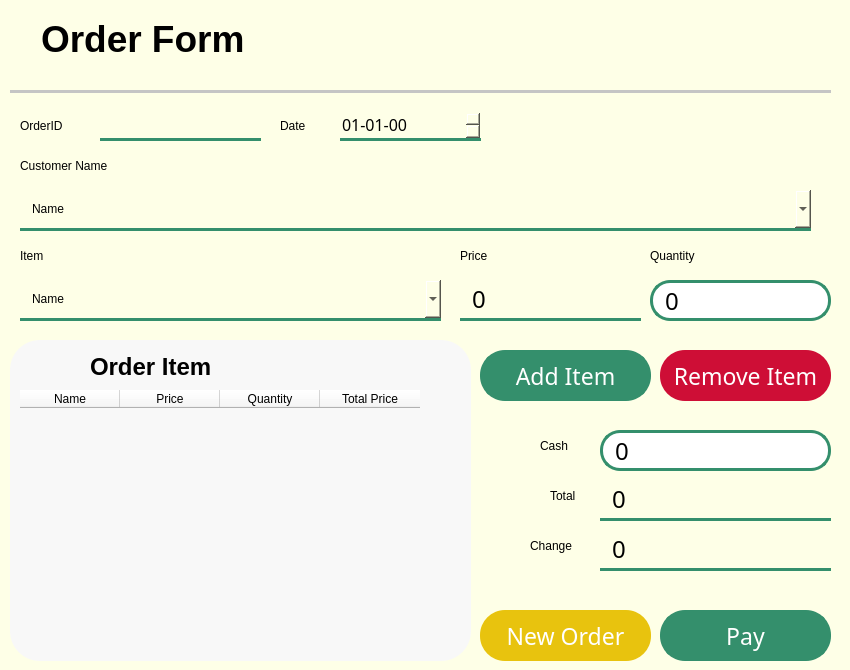
    <widget class="QFrame" name="OrderForm">
     <property name="geometry">
      <rect>
       <x>240</x>
       <y>10</y>
       <width>850</width>
       <height>670</height>
      </rect>
     </property>
     <property name="styleSheet">
      <string notr="true">background-color: rgb(254, 255, 231);
border-radius:20px;</string>
     </property>
     <property name="frameShape">
      <enum>QFrame::StyledPanel</enum>
     </property>
     <property name="frameShadow">
      <enum>QFrame::Raised</enum>
     </property>
     <widget class="QFrame" name="frame_15">
      <property name="geometry">
       <rect>
        <x>10</x>
        <y>340</y>
        <width>461</width>
        <height>321</height>
       </rect>
      </property>
      <property name="styleSheet">
       <string notr="true">background-color: rgb(248, 248, 248);
border-radius: 30px;
border-style: outset;</string>
      </property>
      <property name="frameShape">
       <enum>QFrame::StyledPanel</enum>
      </property>
      <property name="frameShadow">
       <enum>QFrame::Raised</enum>
      </property>
      <widget class="QLabel" name="label_67">
       <property name="geometry">
        <rect>
         <x>80</x>
         <y>15</y>
         <width>271</width>
         <height>31</height>
        </rect>
       </property>
       <property name="styleSheet">
        <string notr="true">font: 20pt &quot;Century Gothic&quot;;</string>
       </property>
       <property name="text">
        <string>&lt;html&gt;&lt;head/&gt;&lt;body&gt;&lt;p&gt;&lt;span style=&quot; font-size:28pt; font-weight:600; vertical-align:super;&quot;&gt;Order Item&lt;/span&gt;&lt;/p&gt;&lt;/body&gt;&lt;/html&gt;</string>
       </property>
      </widget>
      <widget class="QLabel" name="label_68">
       <property name="geometry">
        <rect>
         <x>30</x>
         <y>5</y>
         <width>51</width>
         <height>41</height>
        </rect>
       </property>
       <property name="text">
        <string/>
       </property>
       <property name="pixmap">
        <pixmap>Resize resources/Customer List.png</pixmap>
       </property>
      </widget>
      <widget class="QTableWidget" name="orderItem_tbl">
       <property name="geometry">
        <rect>
         <x>10</x>
         <y>50</y>
         <width>431</width>
         <height>261</height>
        </rect>
       </property>
       <property name="editTriggers">
        <set>QAbstractItemView::NoEditTriggers</set>
       </property>
       <property name="wordWrap">
        <bool>true</bool>
       </property>
       <column>
        <property name="text">
         <string>Name</string>
        </property>
       </column>
       <column>
        <property name="text">
         <string>Price</string>
        </property>
       </column>
       <column>
        <property name="text">
         <string>Quantity</string>
        </property>
       </column>
       <column>
        <property name="text">
         <string>Total Price</string>
        </property>
       </column>
      </widget>
     </widget>
     <widget class="QFrame" name="DashboardTitle_11">
      <property name="geometry">
       <rect>
        <x>19</x>
        <y>9</y>
        <width>811</width>
        <height>71</height>
       </rect>
      </property>
      <property name="frameShape">
       <enum>QFrame::StyledPanel</enum>
      </property>
      <property name="frameShadow">
       <enum>QFrame::Raised</enum>
      </property>
      <layout class="QFormLayout" name="formLayout_11">
       <item row="0" column="0">
        <widget class="QLabel" name="label_69">
         <property name="text">
          <string/>
         </property>
         <property name="pixmap">
          <pixmap>Resize resources/contract.png.png</pixmap>
         </property>
        </widget>
       </item>
       <item row="0" column="1">
        <widget class="QLabel" name="label_70">
         <property name="styleSheet">
          <string notr="true">font: 20pt &quot;Century Gothic&quot;;</string>
         </property>
         <property name="text">
          <string>&lt;html&gt;&lt;head/&gt;&lt;body&gt;&lt;p&gt;&lt;span style=&quot; font-size:28pt; font-weight:600;&quot;&gt;Order Form&lt;/span&gt;&lt;/p&gt;&lt;/body&gt;&lt;/html&gt;</string>
         </property>
         <property name="alignment">
          <set>Qt::AlignJustify|Qt::AlignVCenter</set>
         </property>
        </widget>
       </item>
      </layout>
     </widget>
     <widget class="Line" name="line_12">
      <property name="geometry">
       <rect>
        <x>10</x>
        <y>90</y>
        <width>821</width>
        <height>3</height>
       </rect>
      </property>
      <property name="styleSheet">
       <string notr="true">background-color: rgb(197, 197, 197);</string>
      </property>
      <property name="orientation">
       <enum>Qt::Horizontal</enum>
      </property>
     </widget>
     <widget class="QLineEdit" name="orderID_of">
      <property name="geometry">
       <rect>
        <x>100</x>
        <y>100</y>
        <width>161</width>
        <height>41</height>
       </rect>
      </property>
      <property name="font">
       <font>
        <family>Century Gothic</family>
        <pointsize>18</pointsize>
       </font>
      </property>
      <property name="styleSheet">
       <string notr="true">QLineEdit{
border-style:none;
border-radius:0px;
border-bottom-style:solid;
border-width:3px;
border-bottom-color: rgba(52,143,108,255);
padding-left:10px;
}</string>
      </property>
      <property name="readOnly">
       <bool>true</bool>
      </property>
     </widget>
     <widget class="QPushButton" name="orderPay_of_btn">
      <property name="geometry">
       <rect>
        <x>660</x>
        <y>610</y>
        <width>171</width>
        <height>51</height>
       </rect>
      </property>
      <property name="font">
       <font>
        <family>Century Gothic</family>
        <pointsize>17</pointsize>
       </font>
      </property>
      <property name="styleSheet">
       <string notr="true">QPushButton{
border-radius:25px;
border-style:solid;
border-width:3px;
border-color: rgba(52,143,108,255);
background-color: rgba(52,143,108,255);
	color: rgb(255, 255, 255);
}</string>
      </property>
      <property name="text">
       <string>Pay</string>
      </property>
      <property name="iconSize">
       <size>
        <width>40</width>
        <height>40</height>
       </size>
      </property>
     </widget>
     <widget class="QLabel" name="label_71">
      <property name="geometry">
       <rect>
        <x>20</x>
        <y>110</y>
        <width>71</width>
        <height>31</height>
       </rect>
      </property>
      <property name="styleSheet">
       <string notr="true">font: 12pt &quot;Century Gothic&quot;;</string>
      </property>
      <property name="text">
       <string>OrderID</string>
      </property>
     </widget>
     <widget class="QLabel" name="label_72">
      <property name="geometry">
       <rect>
        <x>280</x>
        <y>110</y>
        <width>51</width>
        <height>31</height>
       </rect>
      </property>
      <property name="styleSheet">
       <string notr="true">font: 12pt &quot;Century Gothic&quot;;</string>
      </property>
      <property name="text">
       <string>Date</string>
      </property>
     </widget>
     <widget class="QLabel" name="label_73">
      <property name="geometry">
       <rect>
        <x>20</x>
        <y>150</y>
        <width>131</width>
        <height>31</height>
       </rect>
      </property>
      <property name="styleSheet">
       <string notr="true">font: 12pt &quot;Century Gothic&quot;;</string>
      </property>
      <property name="text">
       <string>Customer Name</string>
      </property>
     </widget>
     <widget class="QLabel" name="label_76">
      <property name="geometry">
       <rect>
        <x>550</x>
        <y>480</y>
        <width>41</width>
        <height>31</height>
       </rect>
      </property>
      <property name="styleSheet">
       <string notr="true">font: 12pt &quot;Century Gothic&quot;;</string>
      </property>
      <property name="text">
       <string>Total</string>
      </property>
     </widget>
     <widget class="QLabel" name="label_77">
      <property name="geometry">
       <rect>
        <x>540</x>
        <y>430</y>
        <width>51</width>
        <height>31</height>
       </rect>
      </property>
      <property name="styleSheet">
       <string notr="true">font: 12pt &quot;Century Gothic&quot;;</string>
      </property>
      <property name="text">
       <string>Cash</string>
      </property>
     </widget>
     <widget class="QLineEdit" name="orderTotalToPay_of">
      <property name="geometry">
       <rect>
        <x>600</x>
        <y>480</y>
        <width>231</width>
        <height>41</height>
       </rect>
      </property>
      <property name="font">
       <font>
        <family>Century Gothic</family>
        <pointsize>18</pointsize>
       </font>
      </property>
      <property name="styleSheet">
       <string notr="true">QLineEdit{
border-style:none;
border-radius:0px;
border-bottom-style:solid;
border-width:3px;
border-bottom-color: rgba(52,143,108,255);
padding-left:10px;
}</string>
      </property>
      <property name="text">
       <string>0</string>
      </property>
      <property name="readOnly">
       <bool>true</bool>
      </property>
     </widget>
     <widget class="QLineEdit" name="orderCash_of">
      <property name="geometry">
       <rect>
        <x>600</x>
        <y>430</y>
        <width>231</width>
        <height>41</height>
       </rect>
      </property>
      <property name="font">
       <font>
        <family>Century Gothic</family>
        <pointsize>18</pointsize>
       </font>
      </property>
      <property name="styleSheet">
       <string notr="true">QLineEdit{
border-radius:20px;
border-style:solid;
border-width:3px;
border-color: rgba(52,143,108,255);
background-color: rgb(255, 255, 255);
padding-left:10px;
}</string>
      </property>
      <property name="text">
       <string>0</string>
      </property>
     </widget>
     <widget class="QDateEdit" name="orderDate_of">
      <property name="geometry">
       <rect>
        <x>340</x>
        <y>110</y>
        <width>141</width>
        <height>31</height>
       </rect>
      </property>
      <property name="font">
       <font>
        <family>Century Gothic</family>
        <pointsize>12</pointsize>
       </font>
      </property>
      <property name="styleSheet">
       <string notr="true">font: 12pt &quot;Century Gothic&quot;;
border-style:none;
border-bottom-style:solid;
border-width:3px;
border-bottom-color: rgba(52,143,108,255);</string>
      </property>
      <property name="wrapping">
       <bool>false</bool>
      </property>
      <property name="readOnly">
       <bool>true</bool>
      </property>
      <property name="displayFormat">
       <string>dd-MM-yy</string>
      </property>
     </widget>
     <widget class="QLineEdit" name="orderChange_of">
      <property name="geometry">
       <rect>
        <x>600</x>
        <y>530</y>
        <width>231</width>
        <height>41</height>
       </rect>
      </property>
      <property name="font">
       <font>
        <family>Century Gothic</family>
        <pointsize>18</pointsize>
       </font>
      </property>
      <property name="styleSheet">
       <string notr="true">QLineEdit{
border-style:none;
border-radius:0px;
border-bottom-style:solid;
border-width:3px;
border-bottom-color: rgba(52,143,108,255);
padding-left:10px;
}</string>
      </property>
      <property name="text">
       <string>0</string>
      </property>
      <property name="readOnly">
       <bool>true</bool>
      </property>
     </widget>
     <widget class="QLabel" name="label_78">
      <property name="geometry">
       <rect>
        <x>530</x>
        <y>530</y>
        <width>71</width>
        <height>31</height>
       </rect>
      </property>
      <property name="styleSheet">
       <string notr="true">font: 12pt &quot;Century Gothic&quot;;</string>
      </property>
      <property name="text">
       <string>Change</string>
      </property>
     </widget>
     <widget class="QPushButton" name="orderAddItem_of_btn">
      <property name="geometry">
       <rect>
        <x>480</x>
        <y>350</y>
        <width>171</width>
        <height>51</height>
       </rect>
      </property>
      <property name="font">
       <font>
        <family>Century Gothic</family>
        <pointsize>17</pointsize>
       </font>
      </property>
      <property name="styleSheet">
       <string notr="true">QPushButton{
border-radius:25px;
border-style:solid;
border-width:3px;
border-color: rgba(52,143,108,255);
background-color: rgba(52,143,108,255);
	color: rgb(255, 255, 255);
}</string>
      </property>
      <property name="text">
       <string>Add Item</string>
      </property>
      <property name="iconSize">
       <size>
        <width>40</width>
        <height>40</height>
       </size>
      </property>
     </widget>
     <widget class="QComboBox" name="orderCustComboBox_of">
      <property name="geometry">
       <rect>
        <x>20</x>
        <y>190</y>
        <width>791</width>
        <height>41</height>
       </rect>
      </property>
      <property name="font">
       <font>
        <family>Century Gothic</family>
        <pointsize>18</pointsize>
       </font>
      </property>
      <property name="styleSheet">
       <string notr="true">border-style:none;
font: 18pt &quot;Century Gothic&quot;;
border-radius:0px;
border-bottom-style:solid;
border-width:3px;
border-bottom-color: rgba(52,143,108,255);
padding-left:10px;</string>
      </property>
      <property name="editable">
       <bool>true</bool>
      </property>
      <property name="currentText">
       <string>Name</string>
      </property>
     </widget>
     <widget class="QComboBox" name="orderProdComboBox_of">
      <property name="geometry">
       <rect>
        <x>20</x>
        <y>280</y>
        <width>421</width>
        <height>41</height>
       </rect>
      </property>
      <property name="font">
       <font>
        <family>Century Gothic</family>
        <pointsize>18</pointsize>
       </font>
      </property>
      <property name="styleSheet">
       <string notr="true">border-style:none;
font: 18pt &quot;Century Gothic&quot;;
border-radius:0px;
border-bottom-style:solid;
border-width:3px;
border-bottom-color: rgba(52,143,108,255);
padding-left:10px;</string>
      </property>
      <property name="editable">
       <bool>true</bool>
      </property>
      <property name="currentText">
       <string>Name</string>
      </property>
     </widget>
     <widget class="QLabel" name="label_74">
      <property name="geometry">
       <rect>
        <x>20</x>
        <y>240</y>
        <width>131</width>
        <height>31</height>
       </rect>
      </property>
      <property name="styleSheet">
       <string notr="true">font: 12pt &quot;Century Gothic&quot;;</string>
      </property>
      <property name="text">
       <string>Item</string>
      </property>
     </widget>
     <widget class="QLabel" name="label_79">
      <property name="geometry">
       <rect>
        <x>650</x>
        <y>240</y>
        <width>71</width>
        <height>31</height>
       </rect>
      </property>
      <property name="styleSheet">
       <string notr="true">font: 12pt &quot;Century Gothic&quot;;</string>
      </property>
      <property name="text">
       <string>Quantity</string>
      </property>
     </widget>
     <widget class="QLineEdit" name="orderItemQuantity_of">
      <property name="geometry">
       <rect>
        <x>650</x>
        <y>280</y>
        <width>181</width>
        <height>41</height>
       </rect>
      </property>
      <property name="font">
       <font>
        <family>Century Gothic</family>
        <pointsize>18</pointsize>
       </font>
      </property>
      <property name="styleSheet">
       <string notr="true">QLineEdit{
border-radius:20px;
border-style:solid;
border-width:3px;
border-color: rgba(52,143,108,255);
background-color: rgb(255, 255, 255);
padding-left:10px;
}</string>
      </property>
      <property name="text">
       <string>0</string>
      </property>
     </widget>
     <widget class="QLabel" name="label_75">
      <property name="geometry">
       <rect>
        <x>460</x>
        <y>240</y>
        <width>71</width>
        <height>31</height>
       </rect>
      </property>
      <property name="styleSheet">
       <string notr="true">font: 12pt &quot;Century Gothic&quot;;</string>
      </property>
      <property name="text">
       <string>Price</string>
      </property>
     </widget>
     <widget class="QLineEdit" name="orderItemPrice_of">
      <property name="geometry">
       <rect>
        <x>460</x>
        <y>280</y>
        <width>181</width>
        <height>41</height>
       </rect>
      </property>
      <property name="font">
       <font>
        <family>Century Gothic</family>
        <pointsize>18</pointsize>
       </font>
      </property>
      <property name="styleSheet">
       <string notr="true">QLineEdit{
border-style:none;
border-radius:0px;
border-bottom-style:solid;
border-width:3px;
border-bottom-color: rgba(52,143,108,255);
padding-left:10px;
}</string>
      </property>
      <property name="text">
       <string>0</string>
      </property>
      <property name="readOnly">
       <bool>true</bool>
      </property>
     </widget>
     <widget class="QPushButton" name="orderRemItem_of_btn">
      <property name="geometry">
       <rect>
        <x>660</x>
        <y>350</y>
        <width>171</width>
        <height>51</height>
       </rect>
      </property>
      <property name="font">
       <font>
        <family>Century Gothic</family>
        <pointsize>17</pointsize>
       </font>
      </property>
      <property name="styleSheet">
       <string notr="true">QPushButton{
border-radius:25px;
background-color: rgba(206,14,54,255);
	color: rgb(255, 255, 255);
}</string>
      </property>
      <property name="text">
       <string>Remove Item</string>
      </property>
      <property name="iconSize">
       <size>
        <width>40</width>
        <height>40</height>
       </size>
      </property>
     </widget>
     <widget class="QPushButton" name="orderNewOrder_of_btn">
      <property name="geometry">
       <rect>
        <x>480</x>
        <y>610</y>
        <width>171</width>
        <height>51</height>
       </rect>
      </property>
      <property name="font">
       <font>
        <family>Century Gothic</family>
        <pointsize>17</pointsize>
       </font>
      </property>
      <property name="styleSheet">
       <string notr="true">QPushButton{
border-radius:25px;
background-color: rgba(232,195,14,255);
	color: rgb(255, 255, 255);
}</string>
      </property>
      <property name="text">
       <string>New Order</string>
      </property>
      <property name="iconSize">
       <size>
        <width>40</width>
        <height>40</height>
       </size>
      </property>
     </widget>
    </widget>
